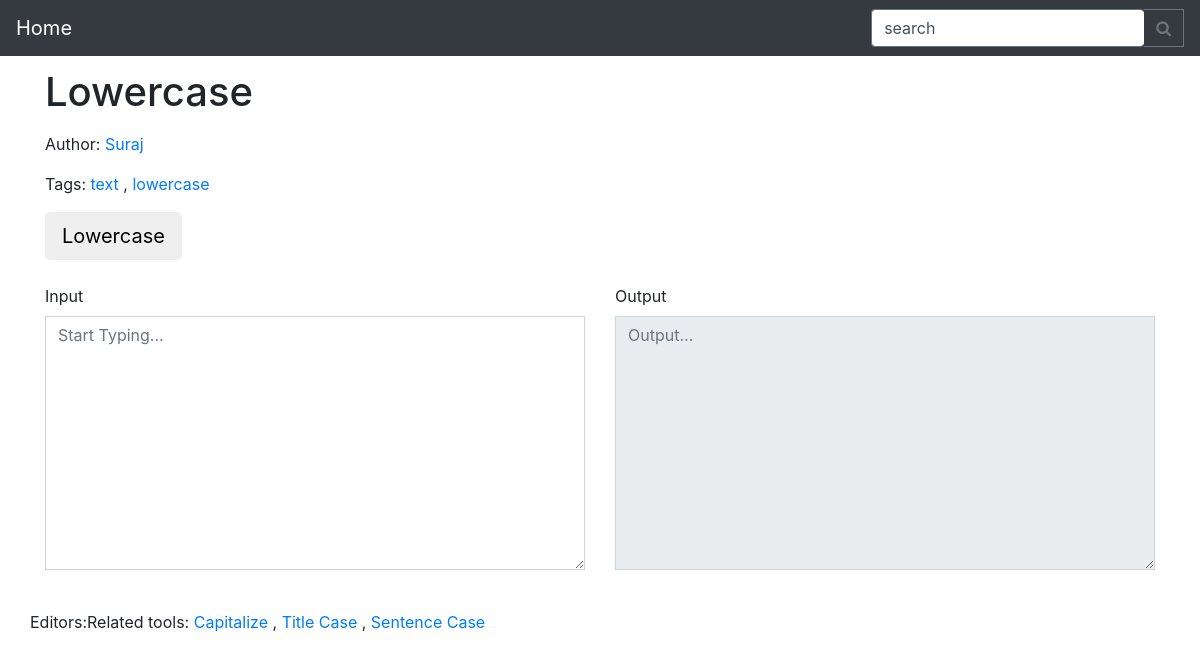
The page /t/Lowercase/ on the database as committed earlier.
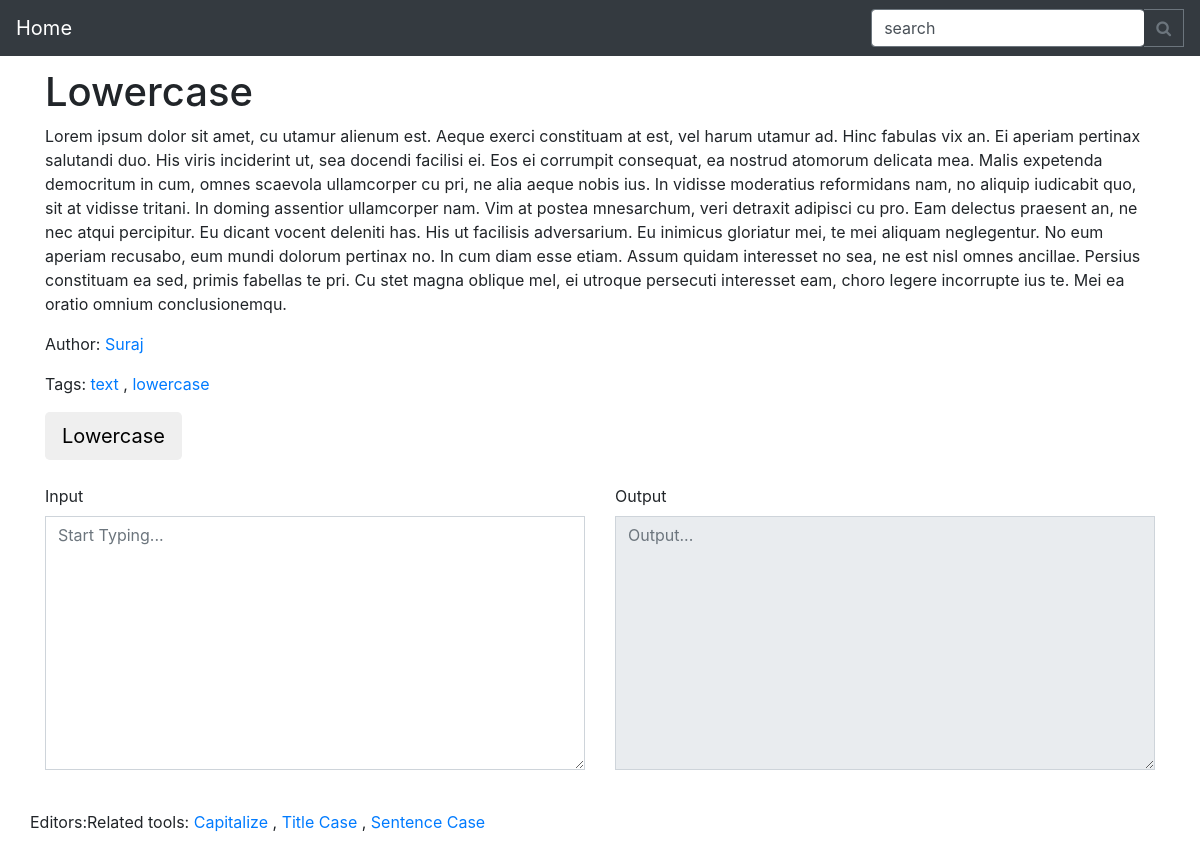
The same page on the database as committed later.
### mainapp/models.py (models this page shows, shortened)
class Tool(models.Model):
    name = models.CharField(max_length=30)
    url_endpoint = models.CharField(max_length=30,blank=True)
    meta_description = models.TextField(blank=True)
    meta_title = models.CharField(max_length=30,blank=True  )
    long_description = models.TextField(blank=True)
    short_description = models.TextField(blank=True)
    category = models.CharField(max_length=50,blank=True,default='Uncategorized')
    image = models.FileField(blank=True,null=True,upload_to='tools')
    author = models.ForeignKey(UserProfile, on_delete=models.CASCADE,related_name='author_tool_set')
    editors = models.ManyToManyField(UserProfile, related_name='editors_tool_set',blank=True)
    tags = models.ManyToManyField(Tag,blank=True)
    template_name = models.CharField(max_length=30,blank=False)
    related_tools = models.ManyToManyField("self", blank=True)
    created_at = models.DateTimeField(auto_now_add=True)
    updated_at = models.DateTimeField(auto_now=True)

class UserProfile(models.Model):
    user = models.OneToOneField(User, on_delete=models.CASCADE)
    name = models.CharField(max_length=30)
    discourse = models.URLField(null=True, blank=True)
    about = models.TextField()
    profilepic = models.FileField(blank=True,null=True,upload_to='profile_pic')
    github =  models.URLField(null=True, blank=True)
    website = models.URLField(null=True,blank=True )

### mainapp/views.py (the view)
# urls.py: url(r'^t/(?P<tool_name>[^/]+)/$',views.tool,name='tool'),
def tool(request,tool_name):
    tool = get_object_or_404(models.Tool,url_endpoint__iexact=tool_name)
    context={'tool':tool}
    print(tool.tags.all())
    return render(request,'tools/{0}'.format(tool.template_name),context)

### mainapp/models.py (called while the page is built)
    def __str__(self):
        return self.tag

### templates/tools/lowercase.html (shortened to what this page needs)
{% extends "tools/tool_base.html" %}
{% load staticfiles %}
{% block tool %}
  <div class="row">
    <div class="col-sm-5 col-sm-offset-5">
      <button type="button" class="btn btn-flat btn-lg " onclick="lowercase()">Lowercase</button>
    </div>
  </div>
  <br>
  <div class="row">
    <div class="col-sm-6">
        <div class="form-group">
            <label for="inputtextarea">Input</label>
            <textarea class="form-control rounded-0" id="inputtextarea" rows="10" placeholder="Start Typing..."></textarea>
        </div>
    </div>
    <div class="col-sm-6">
      <div class="form-group">
          <label for="outputtextarea">Output</label>
          <textarea class="form-control rounded-0" id="outputtextarea" rows="10" placeholder="Output..." disabled></textarea>
      </div>
    </div>
  </div>
{% endblock %}

### templates/tools/tool_base.html (shortened to what this page needs)
{% extends "base.html" %}
{% load staticfiles %}
{% block head %}
<link rel="stylesheet" type="text/css"  href="{% static 'css/style.css' %}">
{% endblock %}
{% block content %}
<div class="container">
  <div class="row">
    <div class="col-sm-12">
        <h1 class="text-left">{{tool.name}}</h1>
        <p class="left">{{tool.short_description}}</p>
    </div>
  </div>
  <div class="row">
    <div class="col-sm-5">
      <p>Author: <a href="{% url 'user_profile' user_name=tool.author.user.username  %} ">{{tool.author.name}}</a>
      </p>
      <p>
    Tags: {% for tag in tool.tags.all %}
        <a href="{% url 'tag' tag_name=tag.tag %}"> {{tag}}</a>
            {% if not forloop.last %}
            ,
            {% endif %}
          {% endfor %}
    </p>
    </div>
  </div>
  {% block tool %}
  {% endblock %}
<br>
  <div class="row">
    <p>Editors:
    </p>
  <p>Related tools:
    {% for related_tool in tool.related_tools.all %}
    <a href='  {%url 'tool' tool_name=related_tool.url_endpoint %} '>{{related_tool.name}}</a>
    {% if not forloop.last %}
      ,
    {% endif %}
    {% endfor %}
  </p>
  </div>
</div>
{% endblock %}

Rows that differ between the two databases and show on the page:
changed Tool "Lowercase": short_description (not shown) → "Lorem ipsum dolor sit amet, cu utamur alienum est. Aeque exerci constituam at est, vel harum utamur ad. Hinc fabulas vix an. Ei aperiam pertinax salutandi duo. His viris inciderint ut, sea docendi facilisi ei. Eos ei corrumpit consequat, ea nostrud atomorum delicata mea. Malis expetenda democritum in cum, omnes scaevola ullamcorper cu pri, ne alia aeque nobis ius. In vidisse moderatius reformidans nam, no aliquip iudicabit quo, sit at vidisse tritani. In doming assentior ullamcorper nam. Vim at postea mnesarchum, veri detraxit adipisci cu pro. Eam delectus praesent an, ne nec atqui percipitur. Eu dicant vocent deleniti has. His ut facilisis adversarium. Eu inimicus gloriatur mei, te mei…"
